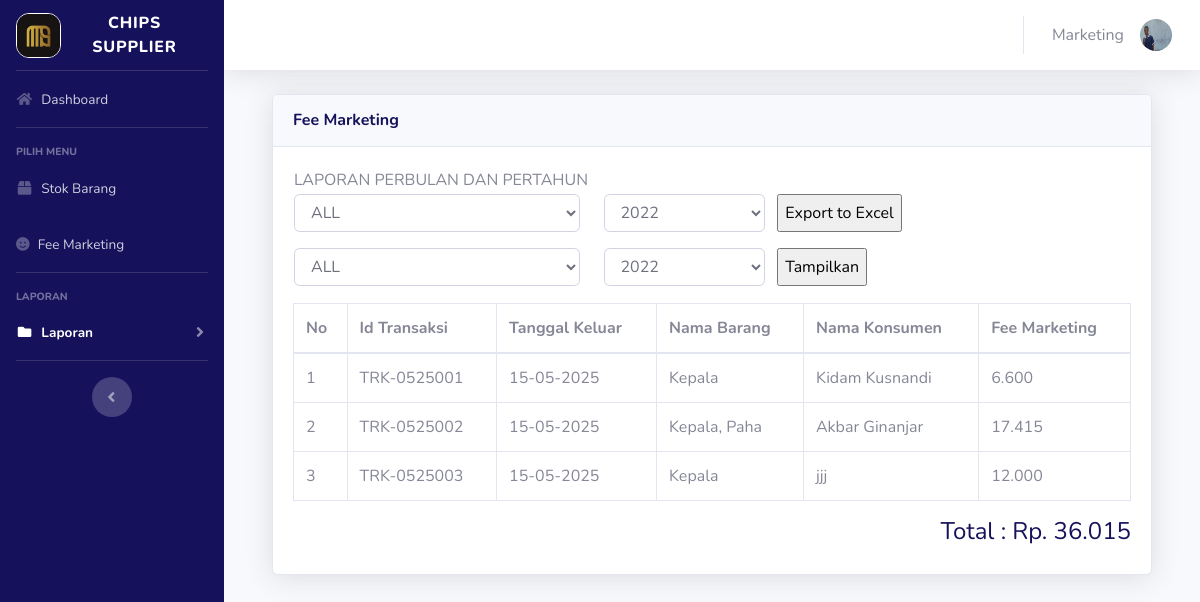
The app's page /index2.php?page=laporan_feemarketing (signed in), older data.
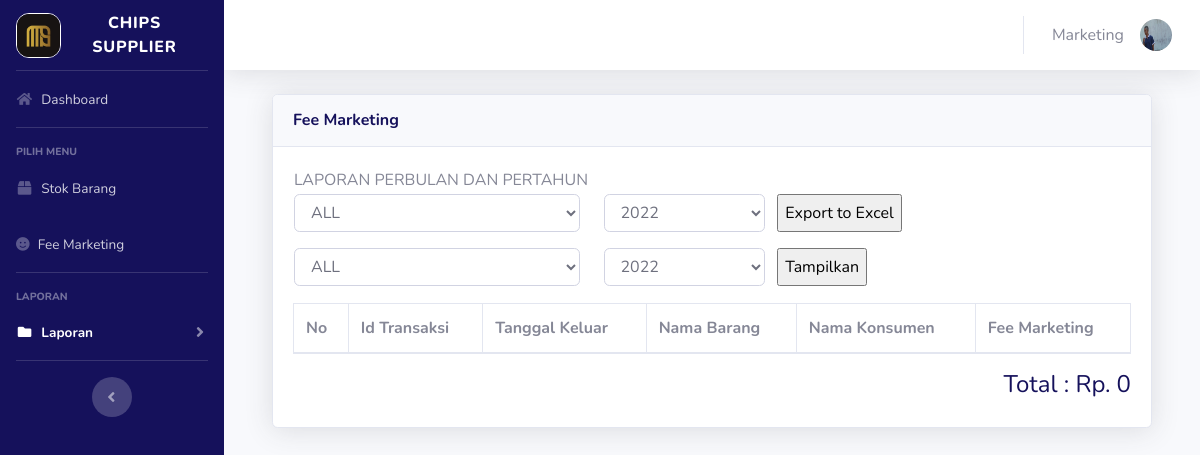
The same page, newer data.
### tables this page shows
CREATE TABLE `barang_keluar` (
  `id` int NOT NULL AUTO_INCREMENT,
  `id_transaksi` varchar(100) NOT NULL,
  `tanggal` date NOT NULL,
  `total_harga_barang` bigint NOT NULL,
  `nama_konsumen` varchar(100) NOT NULL,
  `no_hp` varchar(15) NOT NULL,
  `alamat` text,
  `jatuh_tempo` date NOT NULL,
  `id_marketing` int DEFAULT NULL,
  `fee_marketing` bigint DEFAULT NULL,
  PRIMARY KEY (`id`)
);

### index2.php (the view, shortened to what the changed rows need)
<?php
$koneksi = new mysqli("127.0.0.1", "root", "", "inventori");
?>
<!DOCTYPE html>
<html lang="en">
<head>
  <link rel="stylesheet" href="https://cdnjs.cloudflare.com/ajax/libs/font-awesome/6.7.2/css/all.min.css" />
  <link href="vendor/fontawesome-free/css/all.min.css" rel="stylesheet" type="text/css">
  <link href="css/sb-admin-2.min.css" rel="stylesheet">
  <link href="vendor/datatables/dataTables.bootstrap4.min.css" rel="stylesheet">
</head>
<body id="page-top">
  <div id="wrapper">
      <?php
      if ($_SESSION['marketing']) {
        $user = $_SESSION['marketing'];
      }
      ?>
    <div id="content-wrapper" class="d-flex flex-column">
      <div id="content">
        <div class="container-fluid">
          <section class="content">
            <?php
            $page = $_GET['page'];
            $aksi = $_GET['aksi'];
            if ($page == "laporan_feemarketing") {
              if ($aksi == "") {
                include "page/laporan/laporan_feemarketing.php";
              }
            }
            ?>
          </section>
        </div>
      </div>
    </div>
  </div>
</body>
</html>

### page/laporan/laporan_feemarketing.php (shortened to what the changed rows need)
<?php
$sql = $koneksi->query("select * from users where id='$user'");
$dataUser = $sql->fetch_assoc();
if ($dataUser['level'] == 'admin') {
  $query = $koneksi->query("SELECT SUM(fee_marketing) AS total FROM barang_keluar");
} else {
  $query = $koneksi->query("SELECT SUM(fee_marketing) AS total FROM barang_keluar where id_marketing='$dataUser[id]'");
}
$row = $query->fetch_assoc();
$total = $row['total'];
?>
<div class="container-fluid">
  <div class="card shadow mb-4">
    <div class="card-header py-3">
      <h6 class="m-0 font-weight-bold text-primary">Fee Marketing</h6>
    </div>
    <div class="card-body">
      <table>
        <tr>
          <td>
            LAPORAN PERBULAN DAN PERTAHUN
          </td>
        </tr>
        <tr>
          <td width="50%">
            <form action="page/laporan/export_laporan_feemarketing_excel.php" method="post">
              <div class="row form-group">
                <div class="col-md-5">
                  <select class="form-control " name="bln">
                    <option value="all" selected="">ALL </option>
                  </select>
                </div>
                <div class="col-md-3">
                  <?php
                  $now = date('Y');
                  echo "<select name='thn' class='form-control'>";
                  for ($a = 2022; $a <= $now; $a++) {
                    echo "<option value='$a'>$a</option>";
                  }
                  echo "</select>";
                  ?>
                </div>
                <input type="submit" class="" name="submit" value="Export to Excel">
              </div>
            </form>
            <form id="Myform3">
              <div class="row form-group">
                <div class="col-md-5">
                  <select class="form-control " name="bln">
                    <option value="all" selected="">ALL </option>
                  </select>
                </div>
                <div class="col-md-3">
                  <?php
                  $now = date('Y');
                  echo "<select name='thn' class='form-control'>";
                  for ($a = 2022; $a <= $now; $a++) {
                    echo "<option value='$a'>$a</option>";
                  }
                  echo "</select>";
                  ?>
                </div>
                <input type="submit" class="" name="submit2" value="Tampilkan">
              </div>
            </form>
          </td>
      </table>
      <div class="tampung2">
        <div class="table-responsive">
          <table class="table table-bordered" id="dataTable" width="100%" cellspacing="0">
            <thead>
              <tr>
                <th>No</th>
                <th>Id Transaksi</th>
                <th>Tanggal Keluar</th>
                <th>Nama Barang</th>
                <th>Nama Konsumen</th>
                <th>Fee Marketing</th>
              </tr>
            </thead>
            <tbody>
              <?php
              $no = 1;
              if ($dataUser['level'] != 'marketing') {
                $sql = $koneksi->query("
                SELECT bk.id, bk.id_transaksi, bk.tanggal, bk.nama_konsumen, bk.fee_marketing,
                      GROUP_CONCAT(bki.nama_barang ORDER BY bki.id SEPARATOR ', ') AS nama_barang
                FROM barang_keluar bk
                LEFT JOIN barang_keluar_items bki ON bk.id = bki.id_barang_keluar
                WHERE bk.fee_marketing != 0
                GROUP BY bk.id, bk.id_transaksi, bk.tanggal, bk.nama_konsumen, bk.fee_marketing
                ");
              } else {
                $sql = $koneksi->query("
                SELECT bk.id, bk.id_transaksi, bk.tanggal, bk.nama_konsumen, bk.fee_marketing,
                      GROUP_CONCAT(bki.nama_barang ORDER BY bki.id SEPARATOR ', ') AS nama_barang
                FROM barang_keluar bk
                LEFT JOIN barang_keluar_items bki ON bk.id = bki.id_barang_keluar
                where id_marketing='$dataUser[id]'
                GROUP BY bk.id, bk.id_transaksi, bk.tanggal, bk.nama_konsumen, bk.fee_marketing
                ");
              }
              while ($data = $sql->fetch_assoc()) {
              ?>
                <tr>
                  <td><?php echo $no++; ?></td>
                  <td><?php echo $data['id_transaksi'] ?></td>
                  <td><?php echo date("d-m-Y", strtotime($data["tanggal"])) ?></td>
                  <td><?php echo $data['nama_barang'] ?></td>
                  <td><?php echo $data['nama_konsumen'] ?></td>
                  <td><?php echo number_format($data['fee_marketing'], 0, '', '.') ?></td>
                </tr>
              <?php } ?>
            </tbody>
          </table>
          <h4 class="text-right mt-3 text-primary">Total : Rp. <?php echo number_format($total, 0, '', '.') ?></h4>
        </div>
      </div>
    </div>
  </div>

Row changes from the older to the newer data that the page shows:
removed barang_keluar: id_transaksi "TRK-0525001", tanggal "15-05-2025", nama_barang "Kepala", nama_konsumen "Kidam Kusnandi", fee_marketing "6.600"
removed barang_keluar: id_transaksi "TRK-0525002", tanggal "15-05-2025", nama_barang "Kepala, Paha", nama_konsumen "Akbar Ginanjar", fee_marketing "17.415"
removed barang_keluar: id_transaksi "TRK-0525003", tanggal "15-05-2025", nama_barang "Kepala", nama_konsumen "jjj", fee_marketing "12.000"
Text that changed along with them:
$total: "36.015" → "0"
